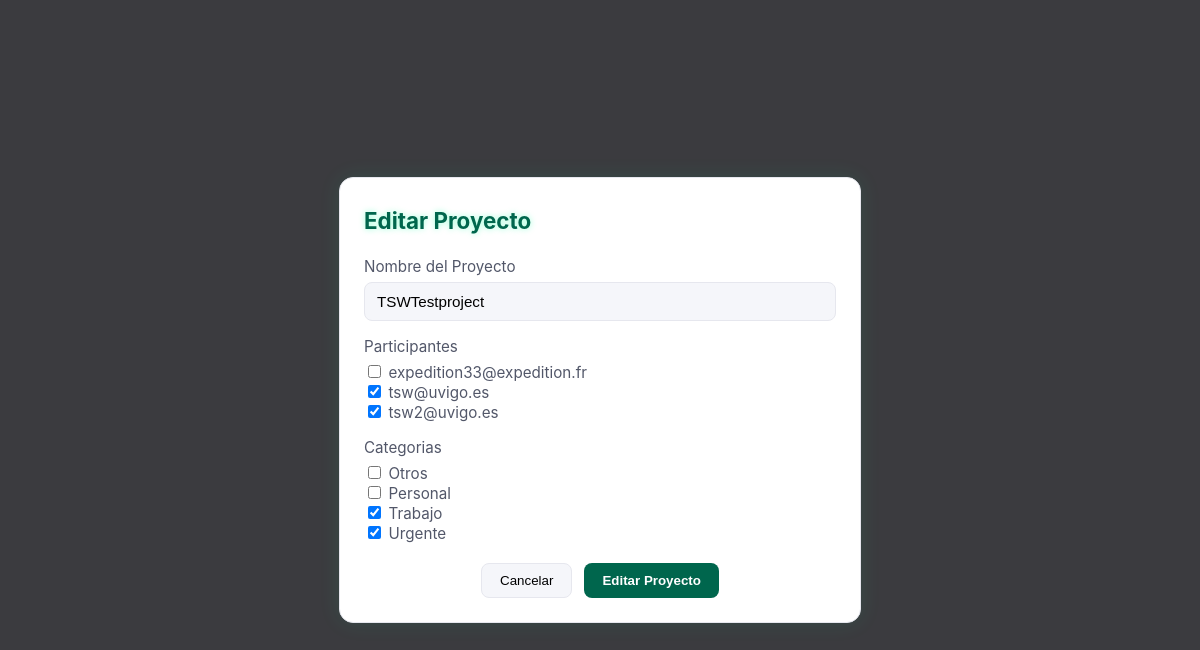
/index.php?controller=projects&action=edit&id=1 (signed in), run on the app's committed database.
### tables this page shows
CREATE TABLE projects (
    project_id INT AUTO_INCREMENT NOT NULL,
    project_name VARCHAR(255) NOT NULL,
    
    PRIMARY KEY (project_id)
);

CREATE TABLE users (
    user_mail VARCHAR(255) NOT NULL,
    username VARCHAR(255) NOT NULL,
    passwd VARCHAR(255) NOT NULL,
    
    PRIMARY KEY (user_mail)
);

### www/core/ViewManager.php (called while the page is built, shortened)
<?php
class ViewManager {
	private $variables = array();
	public function setVariable($varname, $value, $flash=false) {
		$this->variables[$varname] = $value;
	}
	public function getVariable($varname, $default=NULL) {
		if (!isset($this->variables[$varname])) {
			return $default;
		}
		return $this->variables[$varname];
	}
	public function render($controller, $viewname) {
		include(__DIR__."/../view/$controller/$viewname.php");
	}
	private static $viewmanager_singleton = NULL;
	public static function getInstance() {
		if (self::$viewmanager_singleton == null) {
			self::$viewmanager_singleton = new ViewManager();
		}
		return self::$viewmanager_singleton;
	}
}

### www/controller/ProjectsController.php (called while the page is built, shortened)
<?php
require_once(__DIR__."/../model/Project.php");
require_once(__DIR__."/../model/ProjectMapper.php");
require_once(__DIR__."/../model/User.php");
require_once(__DIR__."/../model/UserMapper.php");
require_once(__DIR__."/../core/ViewManager.php");
class ProjectsController extends BaseController{
	private $projectMapper;
	private $userMapper;
	private $categoryMapper;
	public function __construct()
	{
		$this->projectMapper = new ProjectMapper();
		$this->userMapper = new UserMapper();
		$this->categoryMapper = new CategoryMapper();
	}
	public function edit(){
		$project = $this->retrieveProject();
		$users = $this->userMapper->findAll();
		$categories = $this->categoryMapper->findAll();
		$this->view->setVariable("project", $project);
		$this->view->setVariable("projectUsers", $project->getUsers());
		$this->view->setVariable("projectCats", $project->getCats());
		$this->view->setVariable("users", $users);
		$this->view->setVariable( "categories", $categories);
		$this->view->setVariable("currentusermail", $this->currentUser->getUserMail());
		$this->view->render("projects", "form");
	}
	private function retrieveProject($viewFromDeleteEdit = false) {
		$projectid = $_REQUEST["id"];
		$project = $this->projectMapper->findByIdWithAll($projectid);
		return $project;
	}
}
?>

### www/index.php (called while the page is built, shortened)
<?php
function run() {
	try {
		$controller = loadController($_GET["controller"]);
		$actionName = $_GET["action"];
		$controller->$actionName();
	} catch(Exception $ex) {
		die("An exception occured!!!!!".$ex->getMessage());
	}
}
function loadController($controllerName) {
	return new $controllerClassName();
}
run();
?>

### www/core/I18n.php (called while the page is built, shortened)
<?php
class I18n {
	private $messages;
	public function setLanguage($language) {
		$this->messages = $i18n_messages;
	}
	public function i18n($key) {
		if (isset($this->messages[$key])){
			return $this->messages[$key];
		}else{
			return $key;
		}
	}
	private static $i18n_singleton = null;
	public static function getInstance() {
		if (self::$i18n_singleton == NULL) {
			self::$i18n_singleton = new I18n();
		}
		return self::$i18n_singleton;
	}
}
function i18n($key) {
	return I18n::getInstance()->i18n($key);
}

### www/model/Project.php (called while the page is built, shortened)
<?php
require_once(__DIR__."/../core/I18n.php");
class Project
{
	private $id;
	private $name;
	public function __construct($id = NULL, $name = NULL, array $users = NULL, array $tasks = NULL,$categories=NULL)
	{
		$this->id = $id;
		$this->name = $name;
	}
	public function getId()
	{
		return $this->id;
	}
	public function getName()
	{
		return $this->name;
	}
}
?>

### www/model/ProjectMapper.php (called while the page is built, shortened)
<?php
require_once(__DIR__."/../core/PDOConnection.php");
require_once(__DIR__."/../model/User.php");
require_once(__DIR__."/../model/Project.php");
class ProjectMapper
{
	private $db;
	public function __construct()
	{
		$this->db = PDOConnection::getInstance();
	}
	public function findById($projectid)
	{
		$stmt = $this->db->prepare("SELECT * FROM projects WHERE project_id=?");
		$stmt->execute(array($projectid));
		$project = $stmt->fetch(PDO::FETCH_ASSOC);
		if ($project != null) {
			return new Project(
				$project["project_id"],
				$project["project_name"]
			);
		} else {
			return NULL;
		}
	}
	public function findByIdWithAll($projectid)
	{
		$project_with_all = $this->findById($projectid);
		if ($project_with_all != null) {
			$stmt = $this->db->prepare("SELECT * FROM users WHERE user_mail IN (SELECT user_mail FROM users_on_projects WHERE project_id=?)");
			$stmt->execute(array($projectid));
			$users = $stmt->fetchAll(PDO::FETCH_ASSOC);
			$users_array = array();
			foreach ($users as $user) {
				array_push($users_array, new User($user["username"], $user["user_mail"], $user["passwd"]));
			}
			$project_with_all->setUsers($users_array);
			$stmt = $this->db->prepare("SELECT * FROM tasks WHERE project_id=? ORDER BY task_priority DESC");
			$stmt->execute(array($projectid));
			$tasks = $stmt->fetchAll(PDO::FETCH_ASSOC);
			$stmt2 = $this->db->prepare("SELECT * FROM users where user_mail IN ( SELECT user_mail FROM users_on_tasks WHERE project_id=? AND task_id=?)");
			$tasks_array = array();
			foreach ($tasks as $task) {
				$task = new Task(
					id: $task["task_id"],
					name: $task["task_name"],
					desc: $task["task_desc"],
					projectID: $task["project_id"],
					status: $task["task_status"],
				priority:	$task["task_priority"],
				beginDate:	$task["begin_date"],
				endDate:	$task["end_date"]
				);
				$stmt2->execute(array($projectid, $task->getId()));
				$usersOnTask = $stmt2->fetchAll(PDO::FETCH_ASSOC);
				$users_task_array = array();
				foreach ($usersOnTask as $usertask) {
					array_push($users_task_array, new User($usertask["username"], $usertask["user_mail"], $usertask["passwd"]));
				}
				$task->setUsers($users_task_array);
				array_push($tasks_array, $task);
			}
			$project_with_all->setTasks($tasks_array);
			$stmt3 = $this->db->prepare("SELECT * FROM cats_on_projects WHERE project_id=?");
			$stmt3->execute(array($projectid));
			$cats = $stmt3->fetchAll(PDO::FETCH_ASSOC);
			$cats_array = array();
			foreach ($cats as $cat) {
				array_push($cats_array, $cat["cat_name"]);
			}
			$project_with_all->setCats($cats_array);
		}
		return $project_with_all;
	}
}
?>

### www/core/PDOConnection.php (called while the page is built)
<?php
class PDOConnection {
	private static $dbhost = "127.0.0.1";
	private static $dbname = "tswdb";
	private static $dbuser = "tswuser";
	private static $dbpass = "tswpass";
	private static $db_singleton = null;
	public static function getInstance() {
		if (self::$db_singleton == null) {
			self::$db_singleton = new PDO(
			"mysql:host=".self::$dbhost.";dbname=".self::$dbname.";charset=utf8",
			self::$dbuser,
			self::$dbpass,
			array(
				PDO::ATTR_EMULATE_PREPARES => false,
				PDO::ATTR_ERRMODE => PDO::ERRMODE_EXCEPTION
			)
		);
	}
	return self::$db_singleton;
}
}
?>

### www/model/User.php (called while the page is built, shortened)
<?php
require_once(__DIR__."/../core/I18n.php");
class User
{
	private $user_mail;
	public function __construct($username = NULL, $user_mail = NULL, $passwd = NULL)
	{
		$this->user_mail = $user_mail;
	}
	public function getUserMail()
	{
		return $this->user_mail;
	}
}
?>

### www/model/UserMapper.php (called while the page is built, shortened)
<?php
require_once(__DIR__."/../core/PDOConnection.php");
require_once(__DIR__."/../model/User.php");
class UserMapper
{
	private $db;
	public function __construct()
	{
		$this->db = PDOConnection::getInstance();
	}
	public function findAll()
	{
		$stmt = $this->db->prepare("SELECT * FROM users");
		$stmt->execute();
		$users_DB = $stmt->fetchAll(PDO::FETCH_ASSOC);
		$users = array();
		foreach ($users_DB as $user) {
			array_push($users, new User(
				$user["username"],
				$user["user_mail"],
				$user["passwd"]
			));
		}
		return $users;
	}
}
?>

### www/view/projects/form.php (the view, shortened to what this page needs)
<?php
$view = ViewManager::getInstance();
$project = $view->getVariable("project");
$users = $view->getVariable("users");
$categories = $view->getVariable("categories");
$projectCats = $view->getVariable("projectCats", array());
$projectUsers = $view->getVariable("projectUsers", array());
$userNum = 1;
$catNum = 1;
?>
<!doctype html>
<html>
<head>
    <link rel="stylesheet" type="text/css" href="./view/css/theme.css">
    <link rel="stylesheet" type="text/css" href="./view/css/projects/form.css">
</head>
<body>
    <div id="newProjectModal" class="modal-overlay">
        <div class="Smodal-box">
            <div class="Smodal-content">
                <h3>
                    <?php if (!is_null($project)): ?><?= i18n("Editar Proyecto") ?><?php endif ?>
                </h3>
                <form id="addProjectForm" method="post"
                    action="index.php?controller=projects&amp;action=<?php if (!is_null($project)): ?>edit<?php endif ?><?php if (is_null($project)): ?>add<?php endif ?>">
                    <div class="form-row">
                        <label><?= i18n("Nombre del Proyecto") ?></label>
                        <input id="newProjectName" type="text" name="name" required minlength="1"
                            value="<?php if (!is_null($project)): ?><?= $project->getName() ?><?php endif ?>" />
                    </div>
                    <div class="form-row">
                        <label><?= i18n("Participantes") ?></label>
                        <div id="initialUsers" class="Fcheckbox-list">
                            <?php foreach ($users as $user): ?>
                                <div>
                                    <input type="checkbox"
                                        name="<?= "user".$userNum ?>"
                                        value="<?= $user->getUserMail() ?>"
                                        <?php if (in_array($user, $projectUsers)): ?> checked="checked" <?php endif ?> />
                                    <?php $userNum++ ?>
                                    <label>
                                        <?= $user->getUserMail() ?>
                                    </label>
                                </div>
                            <?php endforeach; ?>
                        </div>
                    </div>
                    <div class="form-row">
                        <label><?= i18n("Categorias") ?></label>
                        <div id="initialCats" class="Fcheckbox-list">
                            <?php foreach ($categories as $cat): ?>
                                <div>
                                    <input type="checkbox"
                                        name="<?= "cat".$catNum ?>"
                                        value="<?= $cat ?>"
                                        <?php if (in_array($cat, $projectCats)): ?> checked="checked" <?php endif ?> />
                                    <?php $catNum++ ?>
                                    <label>
                                        <?= $cat ?>
                                    </label>
                                </div>
                            <?php endforeach; ?>
                        </div>
                    </div>
                    <div class="form-actions">
                            <?php if (!is_null($project)): ?>
                                <a href="index.php?controller=projects&amp;action=view&amp;id=<?= $project->getId() ?>">
                                <?php endif ?>
                                <button type="button" class="btn" id="cancelProjectBtn"><?= i18n("Cancelar") ?></button>
                                </a>
                                <button type="submit" class="btn primary">
                                    <?php if (!is_null($project)): ?><?= i18n("Editar Proyecto") ?><?php endif ?>
                                </button>
                    </div>
                </form>
            </div>
        </div>
    </div>
</body>
</html>

### www/view/css/theme.css (style rules this page uses)
.light-theme { --bg-dark: #ffffff; --bg-light: #888fa6; --surface-dark: #ffffff; --surface-lighter: #f5f6fa; --accent-neon: #00664d; --accent-glow: #004d3a; --text-bright: #000000; --text-dim: #525769; --btn-text-primary: #ffffff; --border-dark: #e6e7ee; --danger: #c0392b; }
body, .modal, input, button { transition: background 200ms ease, color 200ms ease, border-color 200ms ease; }

### www/view/css/projects/form.css (style rules this page uses)
:root { --bg-dark: #0a0b0f; --bg-light: #141721; --surface-dark: #1a1b23; --surface-lighter: #22242e; --accent-neon: #00ff9d; --accent-glow: #00cc7e; --text-bright: #ffffff; --text-dim: #9da3b4; --btn-text-primary: #000; --border-dark: #2a2d3a; --danger: #ff3b3b; font-family: 'Inter', sans-serif; }
body { margin: 0; background: var(--bg-dark); color: var(--text-bright); justify-content: center; align-items: center; }
.modal-overlay { position: fixed; inset: 0; background: rgba(10, 11, 15, 0.8); display: flex; align-items: center; justify-content: center; z-index: 999; }
h3 { margin-top: 5px; font-size: 1.4rem; color: var(--accent-neon); text-shadow: 0 0 6px rgba(0, 255, 157, 0.4); }
.form-row { display: flex; flex-direction: column; margin-bottom: 16px; }
.form-row label { font-size: 0.95rem; color: var(--text-dim); margin-bottom: 6px; }
input[type="text"], textarea, select { background: var(--surface-lighter); border: 1px solid var(--border-dark); padding: 10px 12px; color: var(--text-bright); border-radius: 8px; font-size: 0.95rem; transition: border 0.2s, box-shadow 0.25s; }
.form-actions { display: flex; gap: 12px; justify-content: center; margin-top: 20px; }
.btn { background: var(--surface-lighter); padding: 9px 18px; color: var(--text-bright); border-radius: 8px; border: 1px solid var(--border-dark); cursor: pointer; transition: background 0.2s, transform 0.15s, box-shadow 0.25s; }
.btn.primary { background: var(--accent-neon); color: var(--btn-text-primary); border: none; font-weight: 600; }
.Smodal-box { width: 95%; max-width: 520px; background: var(--surface-dark); border: 1px solid var(--border-dark); border-radius: 14px; box-shadow: 0 0 22px rgba(0, 255, 157, 0.09); color: var(--accent-neon); animation: fadeIn 0.25s ease-out; display: flex; flex-direction: column; max-height: 85vh; padding: 0; }
.Smodal-content { flex: 1; overflow-y: auto; overflow-x: hidden; padding: 24px; box-sizing: border-box; }

### data on the page
projects: name "TSWTestproject"
users: user_mail "expedition33@expedition.fr"
users: user_mail "tsw@uvigo.es"
users: user_mail "tsw2@uvigo.es"

### other printed values
i18n("Editar Proyecto") "Editar Proyecto"
i18n("Nombre del Proyecto") "Nombre del Proyecto"
i18n("Participantes") "Participantes"
i18n("Categorias") "Categorias"
$cat "Otros"
$cat "Personal"
$cat "Trabajo"
$cat "Urgente"
i18n("Cancelar") "Cancelar"
